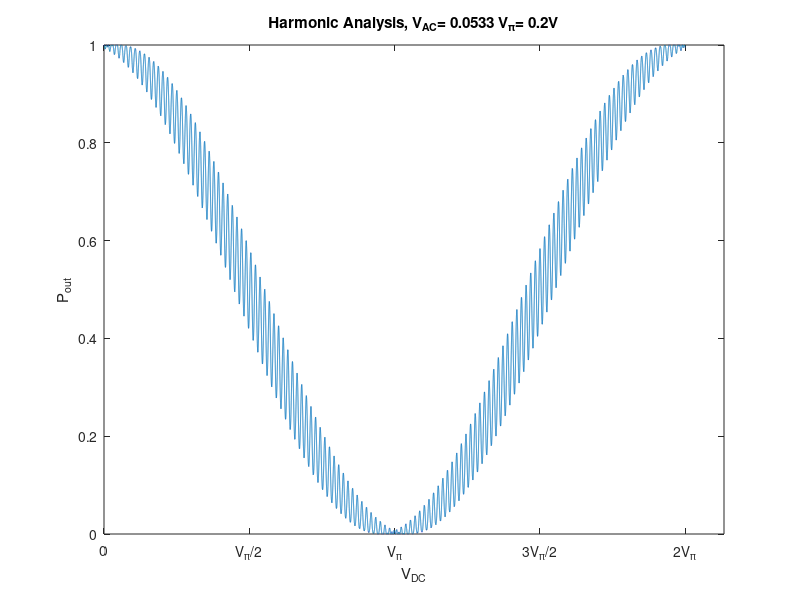
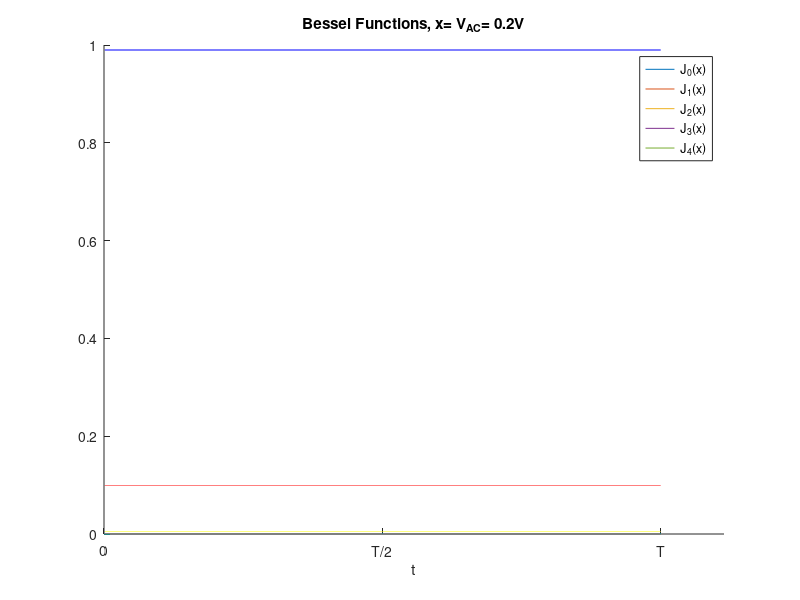
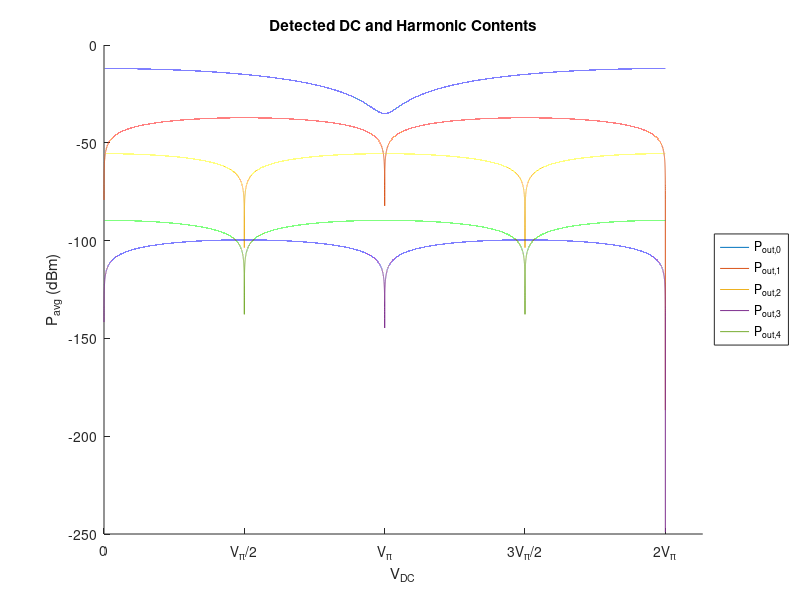

MATLAB code for these plots, in order:
%% Parameters Optimization
Pin = 1;    % 1mW
Vpi = 3.75; % 3.75 V
f = 2e3;    % 1 kHz
w = 2*pi*f;

k = 20 *(2*pi);      % number of periods
% it determines the speed of the Vdc sweep
% higher number means slower sweep

T = k*(1/f);
fs = 100000; % Sample rate = 1000*f/k
t=0:T/(fs-1):T;

% Vac = .0267*Vpi;     % ~100mV
Vac = .0533*Vpi;     % ~200mV
% Vac = .1067*Vpi;     % ~400mV
% Vac = .1867*Vpi;     % ~700mV
% Vac = .2667*Vpi;     % ~1V
% Vac = .3733*Vpi;     % ~1.4V

Vdc = 0:2*Vpi/(fs-1):2*Vpi;

Pout = (Pin/2)*( 1 + cos( pi*Vdc/Vpi + (pi*Vac/Vpi).*sin(w*t) ) );

phi = (Vac)*ones(1,length(t));
J0 = besselj(0,phi);
J1 = besselj(1,phi);
J2 = besselj(2,phi);
J3 = besselj(3,phi);
J4 = besselj(4,phi);

figure,
plot(Vdc, Pout)
ylabel('P_{out}'), xlabel('V_{DC}')
title(['Harmonic Analysis, V_{AC}= ' num2str(Vac/Vpi,3) ' V_{\pi}= ' num2str(Vac,3) 'V'])
xticks([0 Vpi/2 Vpi 3*Vpi/2 2*Vpi])
xticklabels({'0','V_{\pi}/2','V_{\pi}','3V_{\pi}/2','2V_{\pi}'})

figure,
hold on
plot(t,J0)
plot(t,J1)
plot(t,J2)
plot(t,J3)
plot(t,J4)
legend('J_0(x)','J_1(x)','J_2(x)','J_3(x)','J_4(x)')
xlabel('t'), title(['Bessel Functions, x= V_{AC}= ' num2str(Vac,3) 'V'])
xticks([0 T/2 T])
xticklabels({'0','T/2','T'})

Pavg0 = ((Pin/2) + (Pin/2)*cos(pi*Vdc/Vpi).*J0)*T;
Pavg1 = Pin*sin(pi*Vdc/Vpi).*J1.*(1-cos(w*T))/(w*T);
Pavg2 = Pin*cos(pi*Vdc/Vpi).*J2.*sin(2*w*T)/(2*w*T);
Pavg3 = Pin*sin(pi*Vdc/Vpi).*J3.*(1-cos(3*w*T))/(3*w*T);
Pavg4 = Pin*cos(pi*Vdc/Vpi).*J4.*sin(4*w*T)/(4*w*T);

figure,
hold on
plot(Vdc, 10*log10(abs(Pavg0)))
plot(Vdc, 10*log10(abs(Pavg1)))
plot(Vdc, 10*log10(abs(Pavg2)))
plot(Vdc, 10*log10(abs(Pavg3)))
plot(Vdc, 10*log10(abs(Pavg4)))
legend('P_{out,0}','P_{out,1}','P_{out,2}','P_{out,3}','P_{out,4}','Location','eastoutside')
xlabel('V_{DC}'), ylabel('P_{avg} (dBm)')
title('Detected DC and Harmonic Contents')
xticks([0 Vpi/2 Vpi 3*Vpi/2 2*Vpi])
xticklabels({'0','V_{\pi}/2','V_{\pi}','3V_{\pi}/2','2V_{\pi}'})
